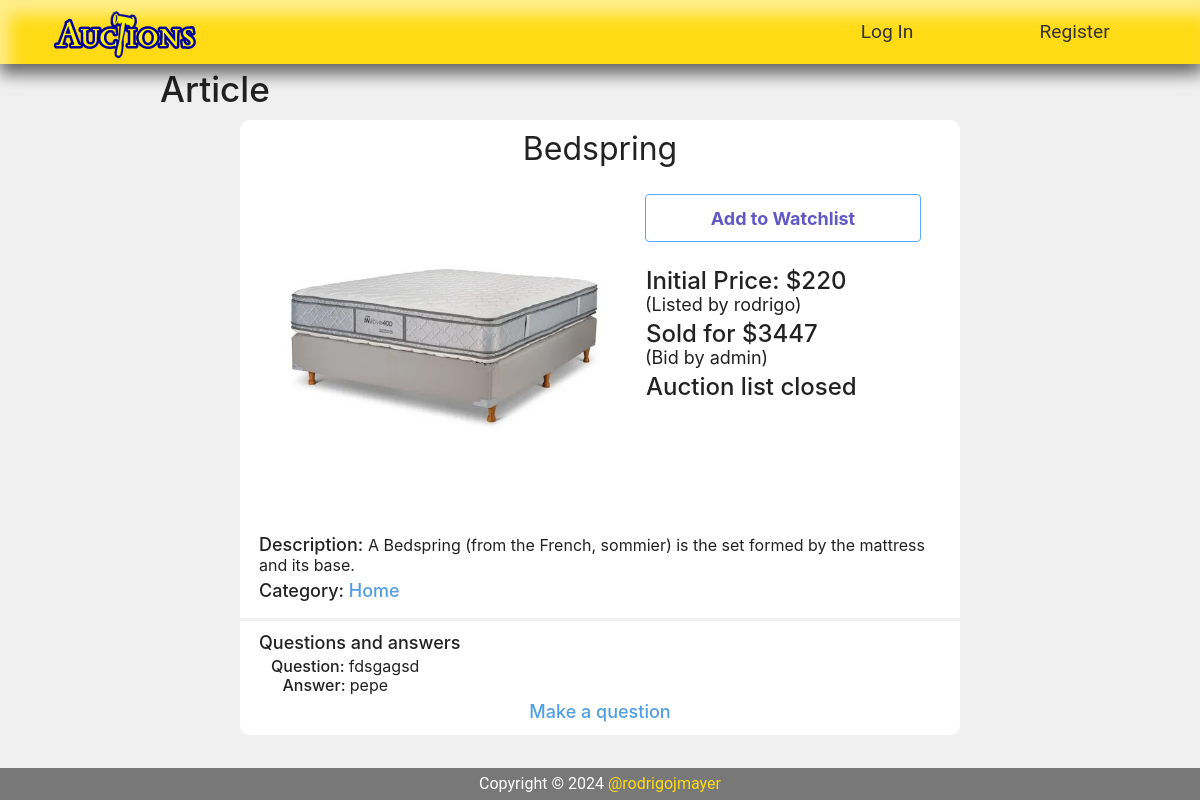
The app's page /listing_page/35/, older data.
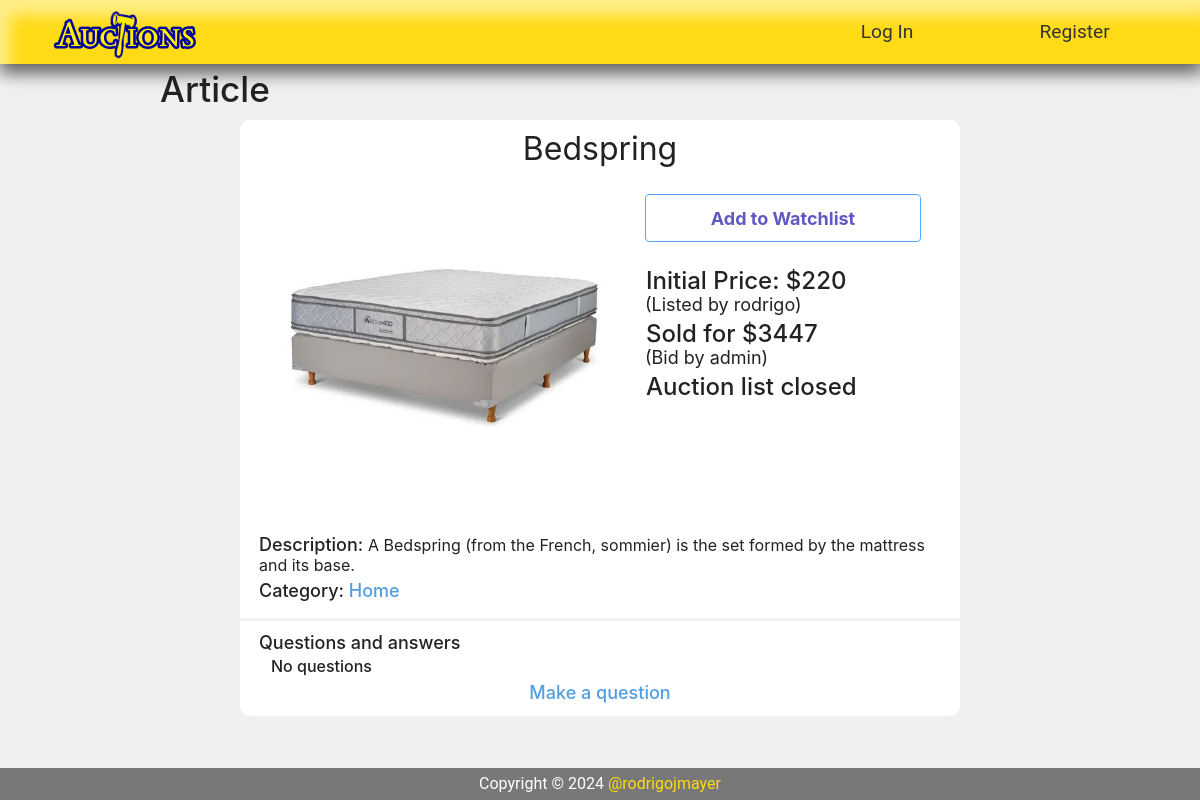
The same page, newer data.
### auctions/models.py (models this page shows, shortened)
class Category(models.Model):
    category_name = models.CharField(max_length=20, blank=True)

class Comments(models.Model):
    id_auction = models.ForeignKey(AuctionListings, on_delete = models.CASCADE, related_name = "auction_comments")
    description = models.CharField(max_length = 150)
    id_user = models.ForeignKey(User, on_delete=models.CASCADE, related_name = "user_comments")
    answer = models.CharField(null=True, max_length = 150)

### auctions/views.py (the view)
# urls.py: path("listing_page/<str:auction>/", views.listing_page, name="listing_page"),
def listing_page(request, auction):
    user_logged = request.user
    auction_data = AuctionListings.objects.get(id=auction)
    actual_bid = Bids.objects.filter(id_auction=auction_data.id)
    actual_comment = Comments.objects.filter(id_auction=auction_data.id)
    comments = Comments.objects.filter(id_auction=auction_data.id)
    err_mess = ""
    if(actual_bid):
        actual_bid = Bids.objects.get(id_auction=auction_data.id)
    if("_place_bid" in request.POST):
        print(request.POST["_place_bid"])
    '''print(auction_data.id)'''
    in_watchlist = WatchLists.objects.filter(id_auction=auction_data.id,id_user=user_logged.id)
    if(in_watchlist):
        in_watchlist = "in_watchlist"
    else:
        in_watchlist = "out_watchlist"
    new_bid = request.GET.get('new_bid')
    close_auction = request.GET.get('close_auction')
    new_comment = request.GET.get('new_comment')
    if(new_bid):
        if(actual_bid):
            if(int(new_bid) > actual_bid.price):
                actual_bid.delete()
                add_bid = Bids(id_auction=auction_data, price=int(new_bid), id_user=user_logged)
                add_bid.save()
                actual_bid = add_bid
            else:
                err_mess = "Your bid is lower than the previous"
        else:
            if(int(new_bid)>=auction_data.initial_price):
                add_bid = Bids(id_auction=auction_data, price=int(new_bid), id_user=user_logged)
                add_bid.save()
                actual_bid = add_bid
            else:
                err_mess = "Your bid is lower than the starting price."
    elif(new_bid == "" and new_comment == ""):
        err_mess = "You have not entered any bid or comment."
    elif(new_comment):
        add_comment = Comments(id_auction=auction_data, description=new_comment, id_user=user_logged)
        add_comment.save()
    elif(close_auction):
        auction_data.auction_active = 0
        auction_data.save()
    else:
        print("initial loading page")
    return render(request, "auctions/listing_page.html", {
        "auction_data": auction_data,
        "in_watchlist": in_watchlist,
        "user_logged" : user_logged,
        "actual_bid" : actual_bid,
        "err" : err_mess,
        "comments" : comments,
    })

### auctions/templates/auctions/listing_page.html (shortened to what the changed rows need)
{% extends "auctions/layout.html" %}
{% block body %}
    <div class="sub">
        <h2>Article</h2>
    </div>
    <div class="main">
        <div id="listing_page_description_category">
            <div id="auction_category">
                <h5>
                    Category:
                    {% for category in auction_data.auction_category.all %}
                        <a href="../../category/{{ category.id }}" >
                            {{ category.category_name }}
                        </a>
                    {% endfor %}
                </h5>
            </div>
        </div>
        <div id="auction_comments">
            {% if comments %}
                {% for comment in comments %}
                    <div class="form-group" id="question-answer">
                        <div id="question">
                            <b>Question: </b>    {{ comment.description }}
                        </div>
                        <div id="answer">
                            {% if comment.answer %}
                                    <b>Answer: </b>   {{ comment.answer }}
                            {% endif %}
                        </div>
                    </div>
                {% endfor %}
            {% else %}
                <div class="form-group" >
                    <b> No questions</b>
                </div>
            {% endif %}
        </div>
    </div>
{% endblock %}

Row changes from the older to the newer data that the page shows:
removed Comments: description "fdsgagsd", answer "pepe"
Text that changed along with them:
text now shown: "No questions"
